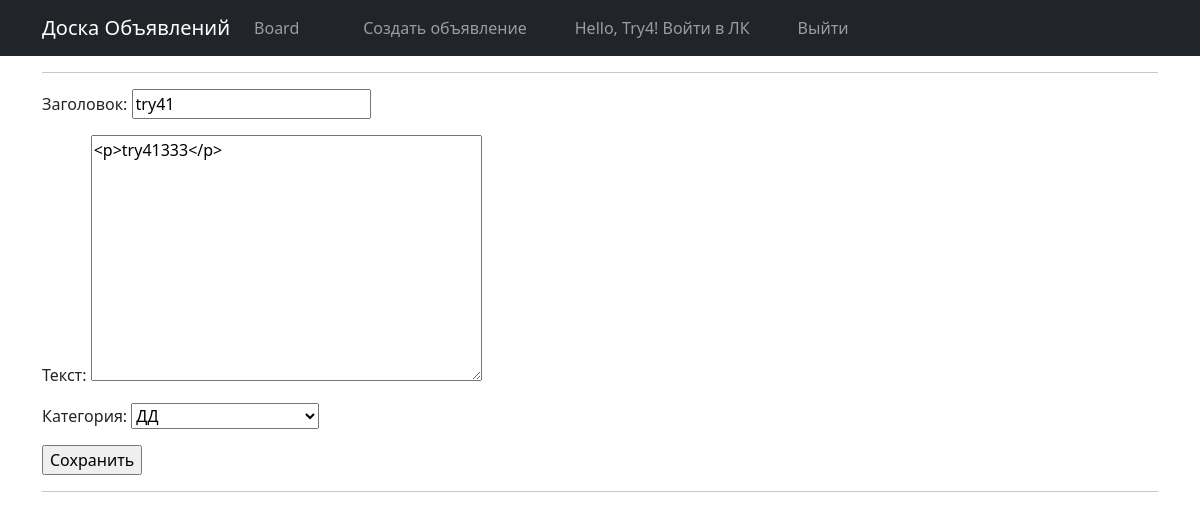
Page /board/post/edit/13/ (signed in) on the committed database.
### board/models.py (models this page shows, shortened)
class Post(models.Model):
    author = models.ForeignKey(Author, on_delete=models.CASCADE)
    post_datetime = models.DateTimeField(auto_now_add=True)
    post_title = models.CharField(max_length=200)
    post_body = RichTextUploadingField(config_name='default', external_plugin_resources=[(
        'youtube',
        '/static/var/ckeditor/ckeditor/plugins/youtube/',
        'plugin.js',
    )],
                                       )
    category = models.ForeignKey(Category, on_delete=models.CASCADE, related_name='posts')
    slug = models.SlugField(default='', blank=True)
    comments = models.ManyToManyField(User, through='Comment', related_name='comments')

### board/views.py (the view)
# urls.py: path('board/post/edit/<int:pk>/', board_views.edit_post, name='edit_post'),
@login_required
def edit_post(request, pk=None):
    item = get_object_or_404(Post, id=pk)
    if item.author != request.user.author:
        return HttpResponseForbidden(render(request, '403.html'))
    form = PostForm(request.POST or None, instance=item)
    if form.is_valid():
        form.save()
        return redirect('/board')
    return render(request, 'post_form.html', {'form': form})

### board/forms.py
class PostForm(ModelForm):
    class Meta:
        model = Post
        fields = [
            'post_title',
            'post_body',
            'category',
        ]
        labels = {
            'post_title': 'Заголовок',
            'post_body': 'Текст',
            'category': 'Категория'
        }

### board/models.py (called while the page is built)
    def __str__(self):
        return dict(self.CATEGORY_CHOICES)[self.name]

### templates/post_form.html (shortened to what this page needs)
{% extends 'flatpages/default.html' %}
{% block content %}
    <hr />
<form action="" method="POST">
    {{ form.as_p }}
    <input type="submit" value="Сохранить">
</form>
    <hr />
{% endblock content %}

### templates/flatpages/default.html (shortened to what this page needs)
{% load static %}
<!DOCTYPE html>
<html lang="en">
<head>
  <link href="{% static 'css/styles.css' %}" rel="stylesheet" />
</head>
<body>
  <nav class="navbar navbar-expand-lg navbar-dark bg-dark static-top">
    <div class="container">
      <a class="navbar-brand" href=" ">Доска Объявлений</a>
      <div class="collapse navbar-collapse" id="navbarResponsive">
        <ul class="navbar-nav ml-auto">
          <li class="nav-item active">
            <a class="nav-link" href=" {% url "board_list" %}">Board
            </a>
          </li>
          <li class="nav-item">
            <a class="nav-link" href=""></a>
          </li>
          <li class="nav-item">
                <a class="nav-link" href=""></a>
          </li>
            <li class="nav-item"><a class="nav-link" href=""></a></li>
                 <li class="nav-item">
                {% if user %}
                    {% if not user.is_authenticated %}
                        <a class="nav-link" href="http://127.0.0.1:8000/accounts/login/">Войдите или зарегистрируйтесь для создания объявлений</a></li>
                    {% elif user.is_authenticated %}
                        <a class="nav-link" href="{% url 'add_post' %}">Создать объявление</a></li>
                    {% endif %}
                {% endif %}
<ul>
    {% if user.is_authenticated %}
<li class="nav-item" style="text-align: right;"><a class="nav-link" href="{% url 'profile' %}">Hello, {{ user.username }}! Войти в ЛК</a></li>
</ul>
        <ul>
<li class="nav-item" style="text-align: right;"><a class="nav-link" href="http://127.0.0.1:8000/accounts/logout">Выйти</a></li>
</ul>
    {% endif %}
        </ul>
      </div>
    </div>
  </nav>
  <div class="container">
    <div class="row">
      <div>
       {% block content %}{% endblock content %}
      </div>
    </div>
  </div>
</body>
</html>

### rows in the picture
Post: post_title "try41", post_body "<p>try41333</p>", category "ДД"

### other values in the picture
{{ user.username }} "Try4"
